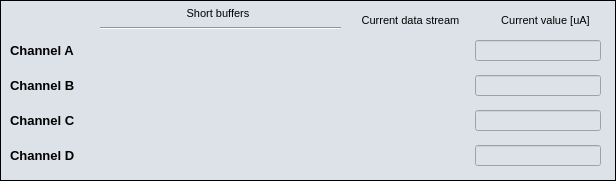
   <widget class="caFrame" name="caframe_4">
    <property name="geometry">
     <rect>
      <x>5</x>
      <y>190</y>
      <width>616</width>
      <height>181</height>
     </rect>
    </property>
    <property name="font">
     <font>
      <pointsize>8</pointsize>
     </font>
    </property>
    <property name="styleSheet">
     <string notr="true">background-color: rgb(221, 226, 232);</string>
    </property>
    <property name="frameShape">
     <enum>QFrame::Box</enum>
    </property>
    <property name="frameShadow">
     <enum>QFrame::Plain</enum>
    </property>
    <property name="lineWidth">
     <number>1</number>
    </property>
    <property name="midLineWidth">
     <number>1</number>
    </property>
    <property name="background">
     <color>
      <red>0</red>
      <green>0</green>
      <blue>0</blue>
     </color>
    </property>
    <property name="backgroundMode">
     <enum>caFrame::Filled</enum>
    </property>
    <widget class="caRelatedDisplay" name="ADC_buffer">
     <property name="geometry">
      <rect>
       <x>105</x>
       <y>40</y>
       <width>71</width>
       <height>21</height>
      </rect>
     </property>
     <property name="background">
      <color>
       <red>254</red>
       <green>217</green>
       <blue>188</blue>
      </color>
     </property>
     <property name="labels">
      <string notr="true">10 us</string>
     </property>
     <property name="files">
      <string notr="true">adc</string>
     </property>
     <property name="args">
      <string notr="true">DEVICE=$(DEVICE), CH=A, SIG=adc10us, SCALE=10us</string>
     </property>
    </widget>
    <widget class="caRelatedDisplay" name="SAstream_amp">
     <property name="geometry">
      <rect>
       <x>360</x>
       <y>40</y>
       <width>101</width>
       <height>21</height>
      </rect>
     </property>
     <property name="background">
      <color>
       <red>181</red>
       <green>190</green>
       <blue>201</blue>
      </color>
     </property>
     <property name="labels">
      <string notr="true">current Ia</string>
     </property>
     <property name="files">
      <string notr="true">sa</string>
     </property>
     <property name="args">
      <string notr="true">DEVICE=$(DEVICE), CH=A, SIG=sa</string>
     </property>
    </widget>
    <widget class="QLabel" name="label_52">
     <property name="geometry">
      <rect>
       <x>10</x>
       <y>40</y>
       <width>81</width>
       <height>20</height>
      </rect>
     </property>
     <property name="font">
      <font>
       <pointsize>10</pointsize>
       <weight>75</weight>
       <bold>true</bold>
      </font>
     </property>
     <property name="text">
      <string>Channel A</string>
     </property>
    </widget>
    <widget class="caRelatedDisplay" name="ADC_buffer_2">
     <property name="geometry">
      <rect>
       <x>185</x>
       <y>40</y>
       <width>71</width>
       <height>21</height>
      </rect>
     </property>
     <property name="background">
      <color>
       <red>249</red>
       <green>163</green>
       <blue>102</blue>
      </color>
     </property>
     <property name="labels">
      <string notr="true">100 us</string>
     </property>
     <property name="files">
      <string notr="true">adc</string>
     </property>
     <property name="args">
      <string notr="true">DEVICE=$(DEVICE), CH=A, SIG=adc100us, SCALE=100us</string>
     </property>
    </widget>
    <widget class="caRelatedDisplay" name="ADC_buffer_3">
     <property name="geometry">
      <rect>
       <x>265</x>
       <y>40</y>
       <width>71</width>
       <height>21</height>
      </rect>
     </property>
     <property name="background">
      <color>
       <red>225</red>
       <green>120</green>
       <blue>0</blue>
      </color>
     </property>
     <property name="labels">
      <string notr="true">1 ms</string>
     </property>
     <property name="files">
      <string notr="true">adc</string>
     </property>
     <property name="args">
      <string notr="true">DEVICE=$(DEVICE), CH=A, SIG=adc1ms, SCALE=1ms</string>
     </property>
    </widget>
    <widget class="caRelatedDisplay" name="ADC_buffer_4">
     <property name="geometry">
      <rect>
       <x>265</x>
       <y>75</y>
       <width>71</width>
       <height>21</height>
      </rect>
     </property>
     <property name="background">
      <color>
       <red>225</red>
       <green>120</green>
       <blue>0</blue>
      </color>
     </property>
     <property name="labels">
      <string notr="true">1 ms</string>
     </property>
     <property name="files">
      <string notr="true">adc</string>
     </property>
     <property name="args">
      <string notr="true">DEVICE=$(DEVICE), CH=B, SIG=adc1ms, SCALE=1ms</string>
     </property>
    </widget>
    <widget class="QLabel" name="label_53">
     <property name="geometry">
      <rect>
       <x>10</x>
       <y>75</y>
       <width>81</width>
       <height>20</height>
      </rect>
     </property>
     <property name="font">
      <font>
       <pointsize>10</pointsize>
       <weight>75</weight>
       <bold>true</bold>
      </font>
     </property>
     <property name="text">
      <string>Channel B</string>
     </property>
    </widget>
    <widget class="caRelatedDisplay" name="SAstream_amp_2">
     <property name="geometry">
      <rect>
       <x>360</x>
       <y>75</y>
       <width>101</width>
       <height>21</height>
      </rect>
     </property>
     <property name="background">
      <color>
       <red>181</red>
       <green>190</green>
       <blue>201</blue>
      </color>
     </property>
     <property name="labels">
      <string notr="true">current Ib</string>
     </property>
     <property name="files">
      <string notr="true">sa</string>
     </property>
     <property name="args">
      <string notr="true">DEVICE=$(DEVICE), CH=B, SIG=sa</string>
     </property>
    </widget>
    <widget class="caRelatedDisplay" name="ADC_buffer_5">
     <property name="geometry">
      <rect>
       <x>185</x>
       <y>75</y>
       <width>71</width>
       <height>21</height>
      </rect>
     </property>
     <property name="background">
      <color>
       <red>249</red>
       <green>163</green>
       <blue>102</blue>
      </color>
     </property>
     <property name="labels">
      <string notr="true">100 us</string>
     </property>
     <property name="files">
      <string notr="true">adc</string>
     </property>
     <property name="args">
      <string notr="true">DEVICE=$(DEVICE), CH=B, SIG=adc100us, SCALE=100us</string>
     </property>
    </widget>
    <widget class="caRelatedDisplay" name="ADC_buffer_6">
     <property name="geometry">
      <rect>
       <x>105</x>
       <y>75</y>
       <width>71</width>
       <height>21</height>
      </rect>
     </property>
     <property name="background">
      <color>
       <red>254</red>
       <green>217</green>
       <blue>188</blue>
      </color>
     </property>
     <property name="labels">
      <string notr="true">10 us</string>
     </property>
     <property name="files">
      <string notr="true">adc</string>
     </property>
     <property name="args">
      <string notr="true">DEVICE=$(DEVICE), CH=B, SIG=adc10us, SCALE=10us</string>
     </property>
    </widget>
    <widget class="caRelatedDisplay" name="ADC_buffer_9">
     <property name="geometry">
      <rect>
       <x>105</x>
       <y>110</y>
       <width>71</width>
       <height>21</height>
      </rect>
     </property>
     <property name="background">
      <color>
       <red>254</red>
       <green>217</green>
       <blue>188</blue>
      </color>
     </property>
     <property name="labels">
      <string notr="true">10 us</string>
     </property>
     <property name="files">
      <string notr="true">adc</string>
     </property>
     <property name="args">
      <string notr="true">DEVICE=$(DEVICE), CH=C, SIG=adc10us, SCALE=10us</string>
     </property>
    </widget>
    <widget class="caRelatedDisplay" name="ADC_buffer_7">
     <property name="geometry">
      <rect>
       <x>265</x>
       <y>110</y>
       <width>71</width>
       <height>21</height>
      </rect>
     </property>
     <property name="background">
      <color>
       <red>225</red>
       <green>120</green>
       <blue>0</blue>
      </color>
     </property>
     <property name="labels">
      <string notr="true">1 ms</string>
     </property>
     <property name="files">
      <string notr="true">adc</string>
     </property>
     <property name="args">
      <string notr="true">DEVICE=$(DEVICE), CH=C, SIG=adc1ms, SCALE=1ms</string>
     </property>
    </widget>
    <widget class="caRelatedDisplay" name="SAstream_amp_3">
     <property name="geometry">
      <rect>
       <x>360</x>
       <y>110</y>
       <width>101</width>
       <height>21</height>
      </rect>
     </property>
     <property name="background">
      <color>
       <red>181</red>
       <green>190</green>
       <blue>201</blue>
      </color>
     </property>
     <property name="labels">
      <string notr="true">current Ic</string>
     </property>
     <property name="files">
      <string notr="true">sa</string>
     </property>
     <property name="args">
      <string notr="true">DEVICE=$(DEVICE), CH=C, SIG=sa</string>
     </property>
    </widget>
    <widget class="QLabel" name="label_54">
     <property name="geometry">
      <rect>
       <x>10</x>
       <y>110</y>
       <width>81</width>
       <height>20</height>
      </rect>
     </property>
     <property name="font">
      <font>
       <pointsize>10</pointsize>
       <weight>75</weight>
       <bold>true</bold>
      </font>
     </property>
     <property name="text">
      <string>Channel C</string>
     </property>
    </widget>
    <widget class="caRelatedDisplay" name="ADC_buffer_8">
     <property name="geometry">
      <rect>
       <x>185</x>
       <y>110</y>
       <width>71</width>
       <height>21</height>
      </rect>
     </property>
     <property name="background">
      <color>
       <red>249</red>
       <green>163</green>
       <blue>102</blue>
      </color>
     </property>
     <property name="labels">
      <string notr="true">100 us</string>
     </property>
     <property name="files">
      <string notr="true">adc</string>
     </property>
     <property name="args">
      <string notr="true">DEVICE=$(DEVICE), CH=C, SIG=adc100us, SCALE=100us</string>
     </property>
    </widget>
    <widget class="caRelatedDisplay" name="ADC_buffer_12">
     <property name="geometry">
      <rect>
       <x>105</x>
       <y>145</y>
       <width>71</width>
       <height>21</height>
      </rect>
     </property>
     <property name="background">
      <color>
       <red>254</red>
       <green>217</green>
       <blue>188</blue>
      </color>
     </property>
     <property name="labels">
      <string notr="true">10 us</string>
     </property>
     <property name="files">
      <string notr="true">adc</string>
     </property>
     <property name="args">
      <string notr="true">DEVICE=$(DEVICE), CH=D, SIG=adc10us, SCALE=10us</string>
     </property>
    </widget>
    <widget class="caRelatedDisplay" name="ADC_buffer_10">
     <property name="geometry">
      <rect>
       <x>265</x>
       <y>145</y>
       <width>71</width>
       <height>21</height>
      </rect>
     </property>
     <property name="background">
      <color>
       <red>225</red>
       <green>120</green>
       <blue>0</blue>
      </color>
     </property>
     <property name="labels">
      <string notr="true">1 ms</string>
     </property>
     <property name="files">
      <string notr="true">adc</string>
     </property>
     <property name="args">
      <string notr="true">DEVICE=$(DEVICE), CH=D, SIG=adc1ms, SCALE=1ms</string>
     </property>
    </widget>
    <widget class="caRelatedDisplay" name="SAstream_amp_4">
     <property name="geometry">
      <rect>
       <x>360</x>
       <y>145</y>
       <width>101</width>
       <height>21</height>
      </rect>
     </property>
     <property name="background">
      <color>
       <red>181</red>
       <green>190</green>
       <blue>201</blue>
      </color>
     </property>
     <property name="labels">
      <string notr="true">current Id</string>
     </property>
     <property name="files">
      <string notr="true">sa</string>
     </property>
     <property name="args">
      <string notr="true">DEVICE=$(DEVICE), CH=D, SIG=sa</string>
     </property>
    </widget>
    <widget class="QLabel" name="label_55">
     <property name="geometry">
      <rect>
       <x>10</x>
       <y>145</y>
       <width>81</width>
       <height>20</height>
      </rect>
     </property>
     <property name="font">
      <font>
       <pointsize>10</pointsize>
       <weight>75</weight>
       <bold>true</bold>
      </font>
     </property>
     <property name="text">
      <string>Channel D</string>
     </property>
    </widget>
    <widget class="caRelatedDisplay" name="ADC_buffer_11">
     <property name="geometry">
      <rect>
       <x>185</x>
       <y>145</y>
       <width>71</width>
       <height>21</height>
      </rect>
     </property>
     <property name="background">
      <color>
       <red>249</red>
       <green>163</green>
       <blue>102</blue>
      </color>
     </property>
     <property name="labels">
      <string notr="true">100 us</string>
     </property>
     <property name="files">
      <string notr="true">adc</string>
     </property>
     <property name="args">
      <string notr="true">DEVICE=$(DEVICE), CH=D, SIG=adc100us, SCALE=100us</string>
     </property>
    </widget>
    <widget class="caLineEdit" name="calineedit_15">
     <property name="geometry">
      <rect>
       <x>475</x>
       <y>40</y>
       <width>126</width>
       <height>21</height>
      </rect>
     </property>
     <property name="font">
      <font>
       <family>Sans Serif</family>
       <pointsize>11</pointsize>
       <weight>50</weight>
       <bold>false</bold>
      </font>
     </property>
     <property name="alignment">
      <set>Qt::AlignRight|Qt::AlignTrailing|Qt::AlignVCenter</set>
     </property>
     <property name="readOnly">
      <bool>true</bool>
     </property>
     <property name="channel" stdset="0">
      <string notr="true">$(DEVICE):current:A</string>
     </property>
     <property name="foreground">
      <color>
       <red>170</red>
       <green>0</green>
       <blue>0</blue>
      </color>
     </property>
     <property name="background">
      <color>
       <red>255</red>
       <green>255</green>
       <blue>255</blue>
      </color>
     </property>
     <property name="colorMode">
      <enum>caLineEdit::Static</enum>
     </property>
     <property name="frameLineWidth" stdset="0">
      <number>1</number>
     </property>
     <property name="fontScaleMode">
      <enum>caLineEdit::WidthAndHeight</enum>
     </property>
     <property name="unitsEnabled">
      <bool>true</bool>
     </property>
    </widget>
    <widget class="caLineEdit" name="calineedit_23">
     <property name="geometry">
      <rect>
       <x>475</x>
       <y>145</y>
       <width>126</width>
       <height>21</height>
      </rect>
     </property>
     <property name="font">
      <font>
       <family>Sans Serif</family>
       <pointsize>11</pointsize>
       <weight>50</weight>
       <bold>false</bold>
      </font>
     </property>
     <property name="alignment">
      <set>Qt::AlignRight|Qt::AlignTrailing|Qt::AlignVCenter</set>
     </property>
     <property name="readOnly">
      <bool>true</bool>
     </property>
     <property name="channel" stdset="0">
      <string notr="true">$(DEVICE):current:D</string>
     </property>
     <property name="foreground">
      <color>
       <red>170</red>
       <green>0</green>
       <blue>0</blue>
      </color>
     </property>
     <property name="background">
      <color>
       <red>255</red>
       <green>255</green>
       <blue>255</blue>
      </color>
     </property>
     <property name="colorMode">
      <enum>caLineEdit::Static</enum>
     </property>
     <property name="frameLineWidth" stdset="0">
      <number>1</number>
     </property>
     <property name="fontScaleMode">
      <enum>caLineEdit::WidthAndHeight</enum>
     </property>
     <property name="unitsEnabled">
      <bool>true</bool>
     </property>
    </widget>
    <widget class="caLineEdit" name="calineedit_16">
     <property name="geometry">
      <rect>
       <x>475</x>
       <y>75</y>
       <width>126</width>
       <height>21</height>
      </rect>
     </property>
     <property name="font">
      <font>
       <family>Sans Serif</family>
       <pointsize>11</pointsize>
       <weight>50</weight>
       <bold>false</bold>
      </font>
     </property>
     <property name="alignment">
      <set>Qt::AlignRight|Qt::AlignTrailing|Qt::AlignVCenter</set>
     </property>
     <property name="readOnly">
      <bool>true</bool>
     </property>
     <property name="channel" stdset="0">
      <string notr="true">$(DEVICE):current:B</string>
     </property>
     <property name="foreground">
      <color>
       <red>170</red>
       <green>0</green>
       <blue>0</blue>
      </color>
     </property>
     <property name="background">
      <color>
       <red>255</red>
       <green>255</green>
       <blue>255</blue>
      </color>
     </property>
     <property name="colorMode">
      <enum>caLineEdit::Static</enum>
     </property>
     <property name="frameLineWidth" stdset="0">
      <number>1</number>
     </property>
     <property name="fontScaleMode">
      <enum>caLineEdit::WidthAndHeight</enum>
     </property>
     <property name="unitsEnabled">
      <bool>true</bool>
     </property>
    </widget>
    <widget class="caLineEdit" name="calineedit_24">
     <property name="geometry">
      <rect>
       <x>475</x>
       <y>110</y>
       <width>126</width>
       <height>21</height>
      </rect>
     </property>
     <property name="font">
      <font>
       <family>Sans Serif</family>
       <pointsize>11</pointsize>
       <weight>50</weight>
       <bold>false</bold>
      </font>
     </property>
     <property name="alignment">
      <set>Qt::AlignRight|Qt::AlignTrailing|Qt::AlignVCenter</set>
     </property>
     <property name="readOnly">
      <bool>true</bool>
     </property>
     <property name="channel" stdset="0">
      <string notr="true">$(DEVICE):current:C</string>
     </property>
     <property name="foreground">
      <color>
       <red>170</red>
       <green>0</green>
       <blue>0</blue>
      </color>
     </property>
     <property name="background">
      <color>
       <red>255</red>
       <green>255</green>
       <blue>255</blue>
      </color>
     </property>
     <property name="colorMode">
      <enum>caLineEdit::Static</enum>
     </property>
     <property name="frameLineWidth" stdset="0">
      <number>1</number>
     </property>
     <property name="fontScaleMode">
      <enum>caLineEdit::WidthAndHeight</enum>
     </property>
     <property name="unitsEnabled">
      <bool>true</bool>
     </property>
    </widget>
    <widget class="QLabel" name="label_44">
     <property name="geometry">
      <rect>
       <x>490</x>
       <y>10</y>
       <width>111</width>
       <height>21</height>
      </rect>
     </property>
     <property name="font">
      <font>
       <pointsize>8</pointsize>
      </font>
     </property>
     <property name="text">
      <string>Current value [uA]</string>
     </property>
     <property name="alignment">
      <set>Qt::AlignCenter</set>
     </property>
    </widget>
    <widget class="QLabel" name="label_61">
     <property name="geometry">
      <rect>
       <x>355</x>
       <y>10</y>
       <width>111</width>
       <height>21</height>
      </rect>
     </property>
     <property name="font">
      <font>
       <pointsize>8</pointsize>
      </font>
     </property>
     <property name="text">
      <string>Current data stream</string>
     </property>
     <property name="alignment">
      <set>Qt::AlignCenter</set>
     </property>
    </widget>
    <widget class="QLabel" name="label_62">
     <property name="geometry">
      <rect>
       <x>170</x>
       <y>5</y>
       <width>96</width>
       <height>16</height>
      </rect>
     </property>
     <property name="font">
      <font>
       <pointsize>8</pointsize>
      </font>
     </property>
     <property name="text">
      <string>Short buffers</string>
     </property>
     <property name="alignment">
      <set>Qt::AlignCenter</set>
     </property>
    </widget>
    <widget class="Line" name="line">
     <property name="geometry">
      <rect>
       <x>100</x>
       <y>20</y>
       <width>241</width>
       <height>16</height>
      </rect>
     </property>
     <property name="orientation">
      <enum>Qt::Horizontal</enum>
     </property>
    </widget>
   </widget>
